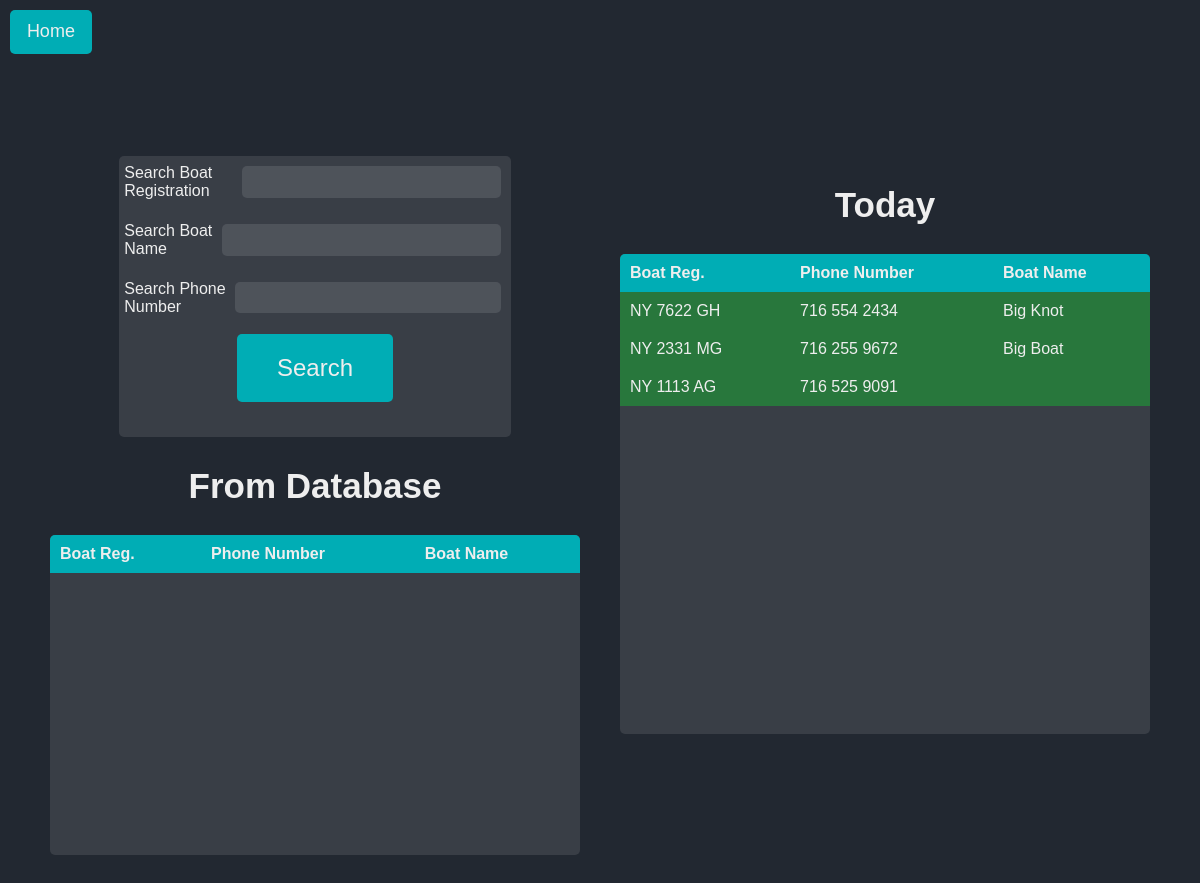
/search (signed in), run on an earlier commit of the app's database.
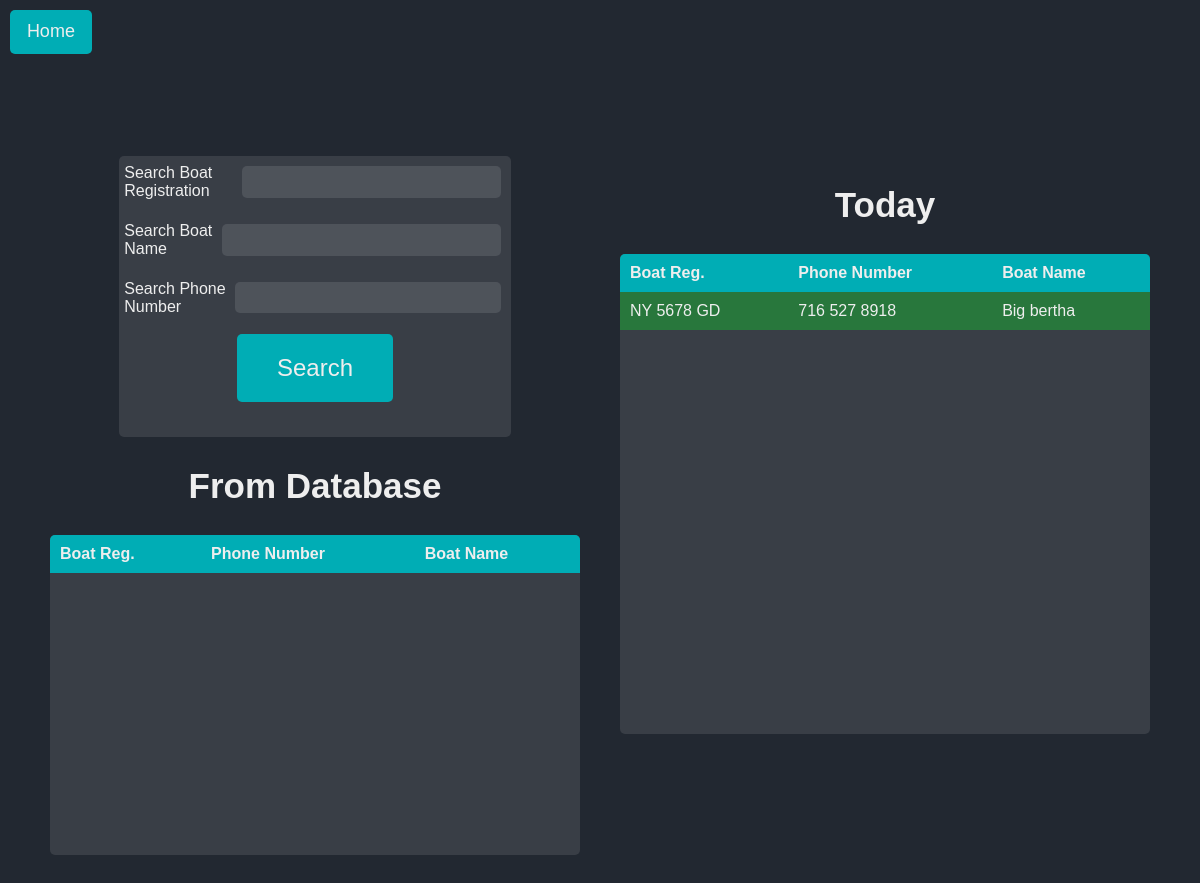
And on a later commit of the database.
### website/models.py (models this page shows)
class Boat(db.Model):
    id = db.Column(db.Integer, primary_key=True)
    boat_reg = db.Column(db.String(150), unique=True)
    sanitized_boat_reg = db.Column(db.String(150), unique=True)
    boat_name = db.Column(db.String(150))
    sanitized_boat_name = db.Column(db.String(150))
    phone_number = db.Column(db.String(150))
    sanitized_phone_number = db.Column(db.String(150))
    owner_name = db.Column(db.String(150))
    sanitized_owner_name = db.Column(db.String(150))
    boat_size = db.Column(db.Integer)
    email = db.Column(db.String(150))
    zipcode = db.Column(db.String(150))
    visits = db.relationship('Visit', backref='boat')
    current_boats_id = db.Column(db.Integer, db.ForeignKey('current_boats.id'))
    total_paid_days = db.Column(db.Integer)
    total_paid_nights = db.Column(db.Integer)
    total_unpaid_days = db.Column(db.Integer)
    total_unpaid_nights = db.Column(db.Integer)
    paid_until = db.Column(db.String(150))
    latest_date_in = db.Column(db.String(150))

### website/views.py (the view, shortened to what this page needs)
@views.route('/search', methods=['GET','POST'])
@login_required
def search():
    form = SearchForm()
    results = []
    resultsToday = []
    if CurrentBoats.query.first():
        resultsToday = CurrentBoats.query.first().boats.all()
        print(resultsToday)
        for boat in resultsToday:
            calcCurrentBoatStatus(boat)
        resultsToday = CurrentBoats.query.first().boats.all()
    return render_template('search.html', form=form, boats=results, currentboats=resultsToday, current_time=calc_current_time())

### website/forms.py
class SearchForm(FlaskForm):
    boat_reg = StringField('Search Boat Registration')
    boat_name = StringField('Search Boat Name')
    phone_number = StringField('Search Phone Number')
    submit = SubmitField('Submit')

### website/functions.py (called while the page is built)
def calc_current_time():
    Debug = False
    current_time = datetime.now(timezone.utc)
    days_offset = 0
    hours_offset = 10
    mins_offset = 0
    if Debug:
        current_time += timedelta(days=days_offset, hours=hours_offset, minutes=mins_offset)
    print("Current Time is: ", current_time, "| Debug is: ", Debug)
    return current_time

### website/templates/search.html (shortened to what this page needs)
{% extends "base.html" %}
{%block head%}
<a href="{{ url_for('views.home') }}"id="home-btn">Home</a>
{%endblock%}
{%block styles%}static/search-styles.css{%endblock%}
{% block content%}
<div id="main-container">
  <div id="left-container" style="flex: 1;">
    <div id="search-container">
      <form method="POST" id="search">
        <div class="form-group">
          {{ form.boat_reg.label }}
          {{ form.boat_reg(class="form-control") }}
        </div>
        <div class="form-group">
          {{ form.boat_name.label }}
          {{ form.boat_name(class="form-control") }}
        </div>
        <div class="form-group">
          {{ form.phone_number.label }}
          {{ form.phone_number(class="form-control") }}
        </div>
        <div id="button-container">
          <button type="submit" class="btn btn-primary" id="login-btn" name="submit-button" value="search">Search</button>
        </div>
      </form>
    </div>
    <div id="table-container">
      <h2>From Database</h2>
      <div id="table-no-header">
        <table id="search-results">
          <thead>
            <tr>
              <th>Boat Reg.</th>
              <th>Phone Number</th>
              <th>Boat Name</th>
            </tr>
          </thead>
        </table>
    </div>
    </div>
  </div>
  <div id="right-container" style="flex: 1;">
    <div id="table-container">
      <h2>Today</h2>
      {%if currentboats%}
      <div id="table-no-header">
        <table id="current-boats">
          <thead>
            <tr>
              <th>Boat Reg.</th>
              <th>Phone Number</th>
              <th>Boat Name</th>
            </tr>
          </thead>
          <tbody>
            {% for boat in currentboats %}
            <tr class="clickable-row {% if not boat.total_unpaid_nights == None and boat.total_unpaid_nights > 0 %}red-tint{%elif not boat.total_unpaid_days == None and boat.total_unpaid_days > 0%} yellow-tint {%elif boat | has_paid %}green-tint{% endif %}" data-href="{{ url_for('views.log_boat', boat_reg=boat.boat_reg, boat_name=boat.boat_name, phone_number=boat.phone_number,  id=boat.id) }}">
              <td>{{ boat.boat_reg }}</td>
              <td>{{ boat.phone_number }}</td>
              <td>{{ boat.boat_name }}</td>
            </tr>
            {% endfor %}
          </tbody>
        </table>
      </div>
      {% else %}
      <div id="button-container">
            <button type="submit" form="search" class="btn btn-primary" id="login-btn" name="submit-button" value="add">Add New Boat</button>
      </div>
      {%endif%}
    </div>
  </div>
</div>
{%endblock%}

What changed in the data, as far as the page shows it:
removed Boat: boat_reg "NY 2331 MG", phone_number "716 255 9672", boat_name "Big Boat"
removed Boat: boat_reg "NY 1113 AG", phone_number "716 525 9091"
changed Boat: boat_reg "NY 7622 GH" → "NY 5678 GD"; phone_number "716 554 2434" → "716 527 8918"; boat_name "Big Knot" → "Big bertha"
